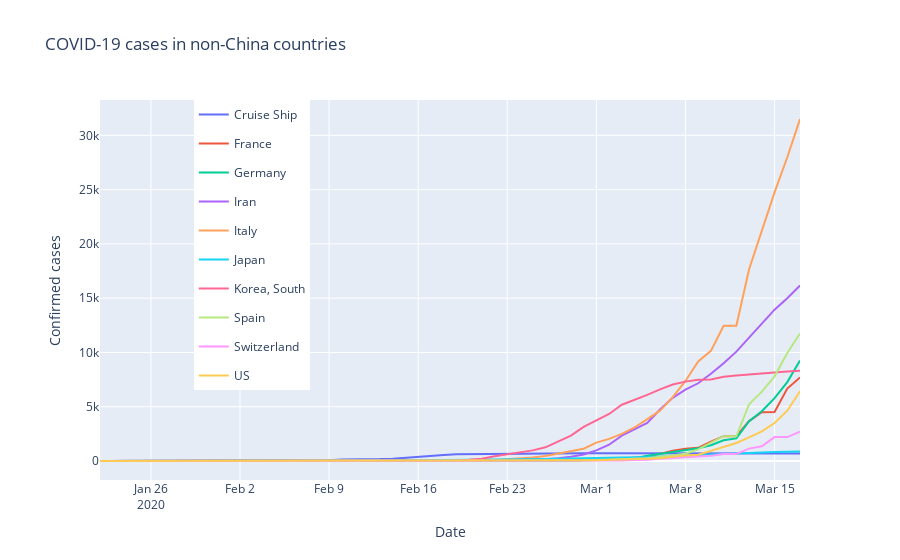

Notebook code for this chart:
### Markdown cell above
<a id='plot_top_countries_confirmed'></a>
### Plot Confirmed Cases for Top Countries

### Code cell
layout = go.Layout(title="COVID-19 cases in non-China countries", margin={"l": 100, "r": 100},
                   colorway=["#287D95", "#EF533B"], legend={"x": 0.7, "y": 1, 'orientation': "h"},
                   yaxis={'title': 'Confirmed cases'},
                   yaxis2={'title': 'Growth/Accel rate in cases', 'overlaying': 'y', 'side': 'right', "showgrid": False},
                   xaxis={"title": "Date"},
                   height=1000)

fig = go.Figure(data=traces_confirmed, layout=layout)
fig.show()
